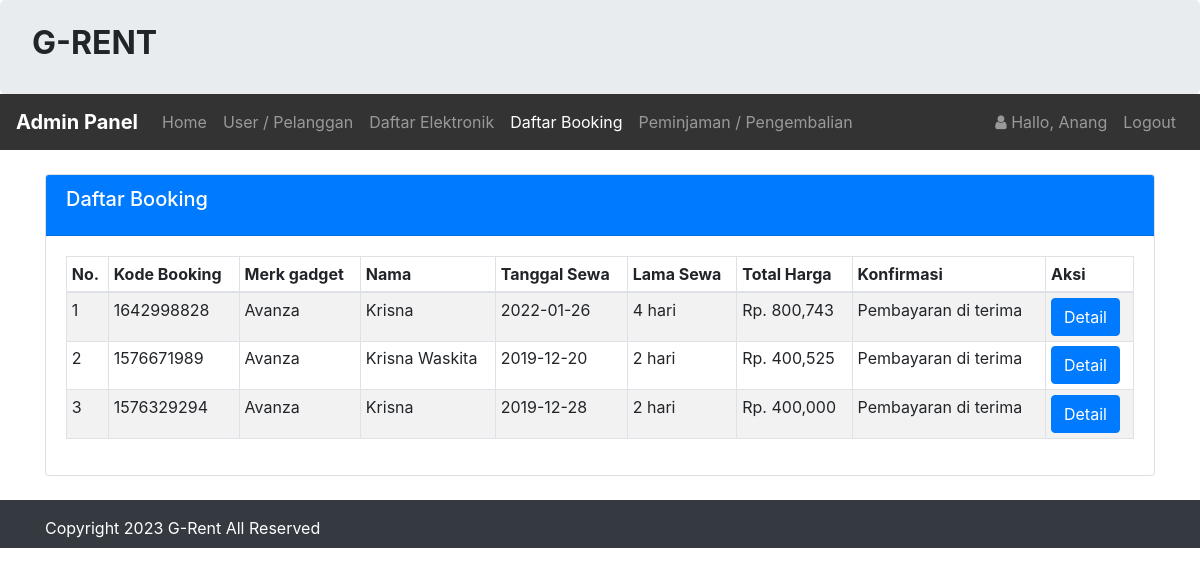
Screenshot of /admin/booking/booking.php (signed in) with the database file from the repository.
### tables this page shows
CREATE TABLE `infoweb` (
  `id` int(11) NOT NULL,
  `nama_rental` varchar(255) DEFAULT NULL,
  `telp` varchar(15) DEFAULT NULL,
  `alamat` text DEFAULT NULL,
  `email` varchar(255) DEFAULT NULL,
  `no_rek` text DEFAULT NULL,
  `updated_at` timestamp NOT NULL DEFAULT current_timestamp()
);

CREATE TABLE `booking` (
  `id_booking` int(11) NOT NULL,
  `kode_booking` varchar(255) NOT NULL,
  `id_login` int(11) NOT NULL,
  `id_gadget` int(11) NOT NULL,
  `ktp` varchar(255) NOT NULL,
  `nama` varchar(255) NOT NULL,
  `alamat` varchar(255) NOT NULL,
  `no_tlp` varchar(15) NOT NULL,
  `tanggal` varchar(255) NOT NULL,
  `lama_sewa` int(11) NOT NULL,
  `total_harga` int(11) NOT NULL,
  `konfirmasi_pembayaran` varchar(255) NOT NULL,
  `tgl_input` varchar(255) NOT NULL
);

CREATE TABLE `gadget` (
  `id_gadget` int(11) NOT NULL,
  `no_plat` varchar(255) NOT NULL,
  `merk` varchar(255) NOT NULL,
  `harga` int(255) NOT NULL,
  `deskripsi` varchar(255) NOT NULL,
  `status` varchar(255) NOT NULL,
  `gambar` text NOT NULL
);

### koneksi/koneksi.php (called while the page is built, shortened)
<?php
    $user = 'root';
    $pass = '';
    $koneksi = new PDO("mysql:host=localhost;dbname=codekop_free_rental", $user, $pass);
    $url = "http://localhost/rental_gadget-master/";
    $sql_web = "SELECT * FROM infoweb WHERE id = 1";
    $row_web = $koneksi->prepare($sql_web);
    $row_web->execute();
    $info_web = $row_web->fetch(PDO::FETCH_OBJ);
?>

### admin/booking/booking.php (the view, shortened to what this page needs)
<?php
    require '../../koneksi/koneksi.php';
    $title_web = 'Daftar Booking';
    include '../header.php';
    if(!empty($_GET['id'])){
        $id = strip_tags($_GET['id']);
        $sql = "SELECT gadget.merk, booking.* FROM booking JOIN gadget ON
                booking.id_gadget=gadget.id_gadget WHERE id_login = '$id' ORDER BY id_booking DESC";
    }else{
        $sql = "SELECT gadget.merk, booking.* FROM booking JOIN gadget ON
                booking.id_gadget=gadget.id_gadget ORDER BY id_booking DESC";
    }
    $hasil = $koneksi->query($sql)->fetchAll();
?>
<br>
<div class="container">
    <div class="card">
        <div class="card-header text-white bg-primary">
            <h5 class="card-title">
            Daftar Booking
            </h5>
        </div>
        <div class="card-body">
            <div class="table-responsive">
                <table class="table table-striped table-bordered table-sm">
                    <thead>
                        <tr>
                            <th>No. </th>
                            <th>Kode Booking</th>
                            <th>Merk gadget</th>
                            <th>Nama </th>
                            <th>Tanggal Sewa </th>
                            <th>Lama Sewa </th>
                            <th>Total Harga</th>
                            <th>Konfirmasi</th>
                            <th>Aksi</th>
                        </tr>
                    </thead>
                    <tbody>
                        <?php  $no=1; foreach($hasil as $isi){?>
                        <tr>
                            <td><?php echo $no;?></td>
                            <td><?= $isi['kode_booking'];?></td>
                            <td><?= $isi['merk'];?></td>
                            <td><?= $isi['nama'];?></td>
                            <td><?= $isi['tanggal'];?></td>
                            <td><?= $isi['lama_sewa'];?> hari</td>
                            <td>Rp. <?= number_format($isi['total_harga']);?></td>
                            <td><?= $isi['konfirmasi_pembayaran'];?></td>
                            <td>
                                <a class="btn btn-primary" href="bayar.php?id=<?= $isi['kode_booking'];?>"
                                role="button">Detail</a>
                            </td>
                        </tr>
                        <?php $no++;}?>
                    </tbody>
                </table>
            </div>
        </div>
    </div>
</div>
<?php  include '../footer.php';?>

### admin/header.php (shortened to what this page needs)
<?php
    $id_login = $_SESSION['USER']['id_login'];
    $row = $koneksi->prepare("SELECT * FROM login WHERE id_login=?");
    $row->execute(array($id_login));
    $hasil_login = $row->fetch();
?>
<!doctype html>
<html lang="en">
  <head>
    <link rel="stylesheet" href="<?php echo $url;?>assets/css/bootstrap.css" >
    <link rel="stylesheet" href="<?php echo $url;?>assets/css/font-awesome.css" >
  </head>
  <body>
    <div class="jumbotron pt-4 pb-4">
        <div class="row">
            <div class="col-sm-8">
                <h2><b style="text-transform:uppercase;"><?= $info_web->nama_rental;?> </b></h2>
            </div>
        </div>
    </div>
    <nav class="navbar navbar-expand-lg navbar-dark" style="background-color: #333;">
        <a class="navbar-brand" href="<?php echo $url;?>admin/"><b>Admin Panel</b></a>
        <div class="collapse navbar-collapse" id="collapsibleNavId">
            <ul class="navbar-nav mr-auto mt-2 mt-lg-0">
                <li class="nav-item <?php if($title_web == 'Dashboard'){ echo 'active';}?>">
                    <a class="nav-link" href="<?php echo $url;?>admin/">Home <span class="sr-only">(current)</span></a>
                </li>
                <li class="nav-item <?php if($title_web == 'User'){ echo 'active';}?>">
                    <a class="nav-link" href="<?php echo $url;?>admin/user/index.php">User / Pelanggan</a>
                </li>
                <li class="nav-item <?php if($title_web == 'Daftar gadget'){ echo 'active';}?>
                <?php if($title_web == 'Tambah gadget'){ echo 'active';}?>
                <?php if($title_web == 'Edit gadget'){ echo 'active';}?>">
                    <a class="nav-link" href="<?php echo $url;?>admin/gadget/gadget.php">Daftar Elektronik</a>
                </li>
                <li class="nav-item <?php if($title_web == 'Daftar Booking'){ echo 'active';}?>
                <?php if($title_web == 'Konfirmasi'){ echo 'active';}?>">
                    <a class="nav-link" href="<?php echo $url;?>admin/booking/booking.php">Daftar Booking</a>
                </li>
                <li class="nav-item <?php if($title_web == 'Peminjaman'){ echo 'active';}?>">
                    <a class="nav-link" href="<?php echo $url;?>admin/peminjaman/peminjaman.php">Peminjaman / Pengembalian</a>
                </li>
            </ul>
            <ul class="navbar-nav my-2 my-lg-0">
                <li class="nav-item">
                    <a class="nav-link" href="#">
                        <i class="fa fa-user"> </i> Hallo, <?php echo $hasil_login['nama_pengguna'];?>
                    </a>
                </li>
                <li class="nav-item">
                    <a class="nav-link" onclick="return confirm('Apakah anda ingin logout ?');" href="<?php echo $url;?>admin/logout.php">Logout</a>
                </li>
            </ul>
        </div>
    </nav>

### admin/footer.php (shortened to what this page needs)
    <div class="footer mt-4 bg-dark text-white pt-3 pb-2">
      <div class="container">
        Copyright <?= date('Y');?> <?= $info_web->nama_rental;?> All Reserved
      </div>
    </div>
  </body>
</html>

### rows the page displays
infoweb: nama_rental "G-RENT", nama_rental "G-Rent"
booking: kode_booking "1642998828", id_gadget.merk "Avanza", nama "Krisna", tanggal "2022-01-26", lama_sewa "4", total_harga "800,743", konfirmasi_pembayaran "Pembayaran di terima"
booking: kode_booking "1576671989", id_gadget.merk "Avanza", nama "Krisna Waskita", tanggal "2019-12-20", lama_sewa "2", total_harga "400,525", konfirmasi_pembayaran "Pembayaran di terima"
booking: kode_booking "1576329294", id_gadget.merk "Avanza", nama "Krisna", tanggal "2019-12-28", lama_sewa "2", total_harga "400,000", konfirmasi_pembayaran "Pembayaran di terima"

### other values shown
$hasil_login['nama_pengguna'] "Anang"
